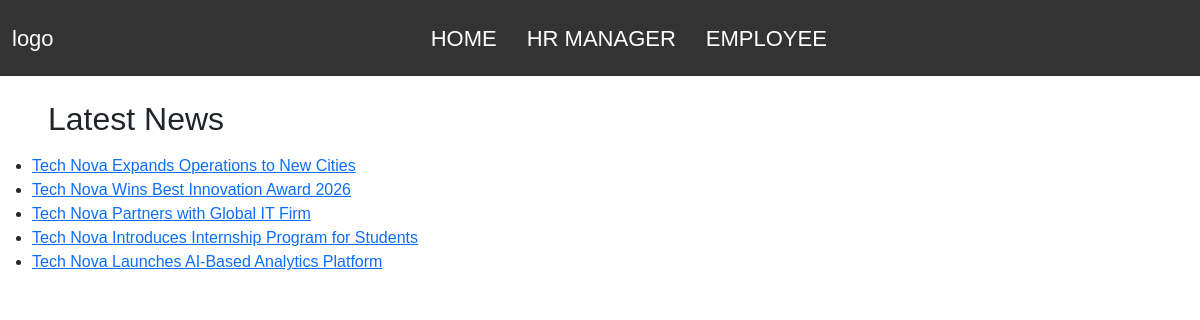
Page /news/ on the committed database.
### emp/models.py (models this page shows, shortened)
class Latestnews(models.Model):
    title = models.CharField(max_length=100)
    details = models.TextField()

### emp/views.py (the view)
# urls.py: path('news/', views.latestnews, name='news'),
def latestnews(request):
    news = Latestnews.objects.all()
    return render(request, 'emp/latestnews.html', {'news': news})

### templates/emp/latestnews.html
{%extends "emp/base.html"%} {% block body_block %}
<h2 class="mt-4 ms-5">Latest News</h2>
<ul class="mt-3">
  {% for n in news %}
  <li>
    <a href="/detail/{{n.id}}"> {{ n.title }} </a>
  </li>
  {% endfor %}
</ul>
{%endblock%}

### static/css/style.css (style rules this page uses)
body { font-family: Arial, Helvetica, sans-serif; }

### rows in the picture
Latestnews: title "Tech Nova Expands Operations to New Cities"
Latestnews: title "Tech Nova Wins Best Innovation Award 2026"
Latestnews: title "Tech Nova Partners with Global IT Firm"
Latestnews: title "Tech Nova Introduces Internship Program for Students"
Latestnews: title "Tech Nova Launches AI-Based Analytics Platform"
